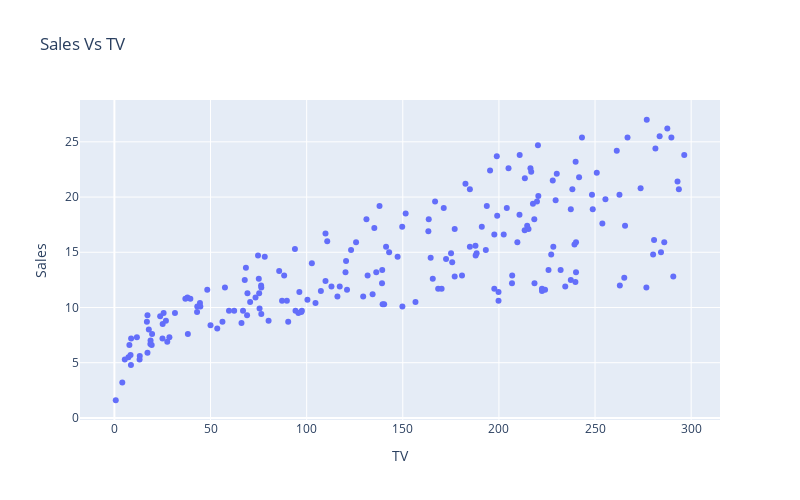

Write notebook code for a chart like this one.
### Markdown cell above
Now as we can see our data has already in Numerical form so we can simply analyze it using graphs

### Code cell
plt.figure(figsize=(12,8))
px.scatter(df,x='TV',y='Sales',width=800,height=500,title='Sales Vs TV')

### Figure 1 — Plotly figure (JSON) as saved in the notebook; plotly's stock layout.template omitted (floating-point values rounded to 4 significant figures; data arrays with more than 128 entries replaced by an {"elided": "..."} marker saying what was removed)
{"data": [{"hovertemplate": "TV=%{x}<br>Sales=%{y}<extra></extra>", "legendgroup": "", "marker": {"color": "#636efa", "symbol": "circle"}, "mode": "markers", "name": "", "orientation": "v", "showlegend": false, "type": "scatter", "x": {"elided": "200 float values"}, "xaxis": "x", "y": {"elided": "200 float values"}, "yaxis": "y"}], "layout": {"height": 500, "legend": {"tracegroupgap": 0}, "title": {"text": "Sales Vs TV"}, "width": 800, "xaxis": {"anchor": "y", "domain": [0, 1], "title": {"text": "TV"}}, "yaxis": {"anchor": "x", "domain": [0, 1], "title": {"text": "Sales"}}}}
